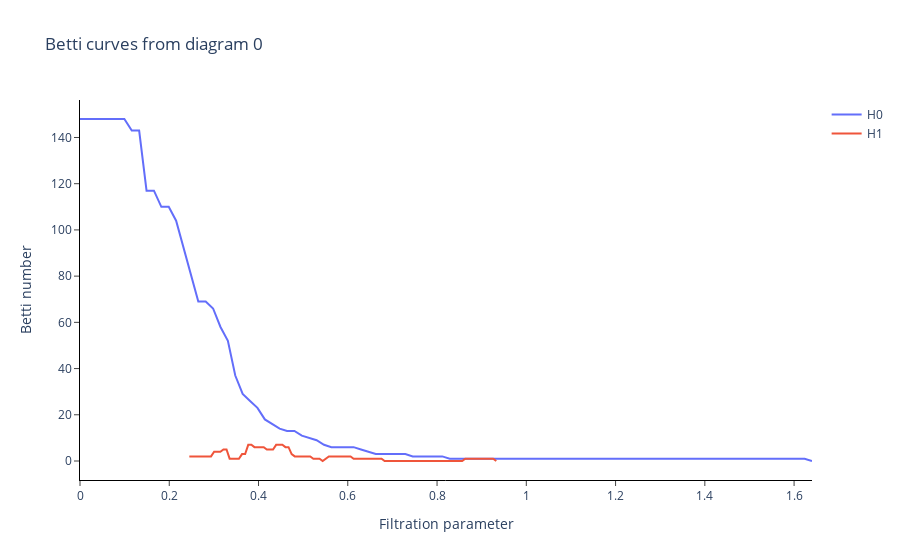

Notebook code for this chart:
### Markdown cell above
Betti Curve

### Code cell
# build Betti Curve
bc = BettiCurve()
x_betti_curve = bc.fit_transform_plot(xt)
